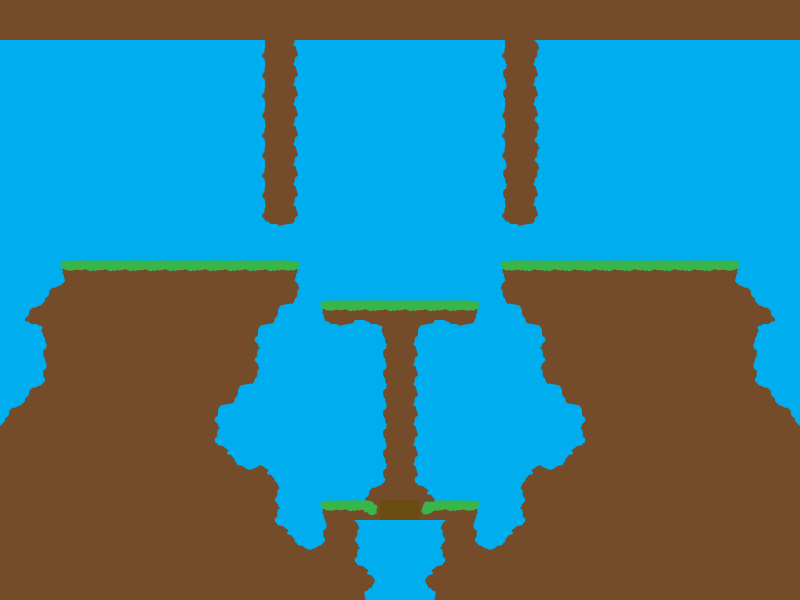

Rendered tile map (Tiled .tmx) drawn with the repository's tilesets; below, a short description and the map source with its tile grids summarised:
An orthogonal 40x30 tile map with 20x20 px tiles, 1 tile layer (Tile Layer 1) and 3 objects.

<map version="1.0" orientation="orthogonal" renderorder="right-down" width="40" height="30" tilewidth="20" tileheight="20" backgroundcolor="#00aeef" nextobjectid="34">
 <tileset firstgid="1" name="tileset" tilewidth="20" tileheight="20">
  <image source="../assets/finalTileset.png" width="300" height="60" />
 </tileset>
 <layer name="Tile Layer 1" width="40" height="30">
  <data>[1200 cells, 634 non-empty, 21 distinct tile ids]</data>
 </layer>
 <objectgroup name="Object Layer 1">
  <object id="31" gid="21" x="120" y="260" width="20" height="20" />
  <object id="32" gid="22" x="660" y="260" width="20" height="20" />
  <object id="33" gid="23" x="392" y="298" width="20" height="20" />
 </objectgroup>
</map>
